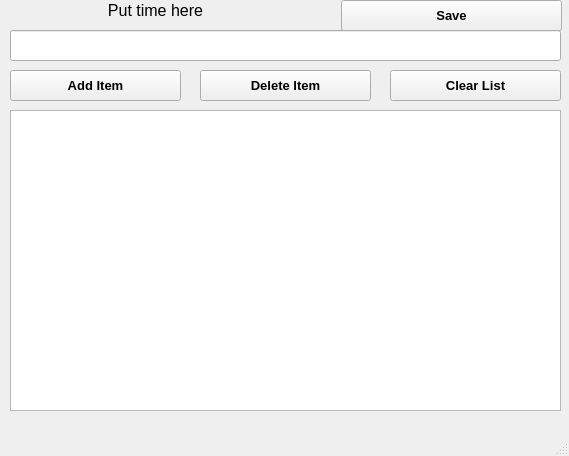
<?xml version="1.0" encoding="UTF-8"?>
<ui version="4.0">
 <class>Todo_List</class>
 <widget class="QMainWindow" name="Todo_List">
  <property name="geometry">
   <rect>
    <x>0</x>
    <y>0</y>
    <width>569</width>
    <height>456</height>
   </rect>
  </property>
  <property name="windowTitle">
   <string>Todo List</string>
  </property>
  <property name="windowOpacity">
   <double>1.000000000000000</double>
  </property>
  <widget class="QWidget" name="centralwidget">
   <widget class="QLineEdit" name="listEdit">
    <property name="geometry">
     <rect>
      <x>10</x>
      <y>30</y>
      <width>551</width>
      <height>31</height>
     </rect>
    </property>
   </widget>
   <widget class="QLabel" name="timeLabel">
    <property name="geometry">
     <rect>
      <x>10</x>
      <y>0</y>
      <width>291</width>
      <height>21</height>
     </rect>
    </property>
    <property name="font">
     <font>
      <pointsize>12</pointsize>
     </font>
    </property>
    <property name="text">
     <string>Put time here</string>
    </property>
    <property name="alignment">
     <set>Qt::AlignCenter</set>
    </property>
   </widget>
   <widget class="QPushButton" name="addButton">
    <property name="geometry">
     <rect>
      <x>10</x>
      <y>70</y>
      <width>171</width>
      <height>31</height>
     </rect>
    </property>
    <property name="font">
     <font>
      <pointsize>10</pointsize>
      <weight>75</weight>
      <bold>true</bold>
     </font>
    </property>
    <property name="text">
     <string>Add Item</string>
    </property>
   </widget>
   <widget class="QPushButton" name="pushButton_2">
    <property name="geometry">
     <rect>
      <x>390</x>
      <y>70</y>
      <width>171</width>
      <height>31</height>
     </rect>
    </property>
    <property name="font">
     <font>
      <pointsize>10</pointsize>
      <weight>75</weight>
      <bold>true</bold>
     </font>
    </property>
    <property name="text">
     <string>Clear List</string>
    </property>
   </widget>
   <widget class="QPushButton" name="pushButton_3">
    <property name="geometry">
     <rect>
      <x>200</x>
      <y>70</y>
      <width>171</width>
      <height>31</height>
     </rect>
    </property>
    <property name="font">
     <font>
      <pointsize>10</pointsize>
      <weight>75</weight>
      <bold>true</bold>
     </font>
    </property>
    <property name="text">
     <string>Delete Item</string>
    </property>
   </widget>
   <widget class="QListWidget" name="listWidget">
    <property name="geometry">
     <rect>
      <x>10</x>
      <y>110</y>
      <width>551</width>
      <height>301</height>
     </rect>
    </property>
    <property name="font">
     <font>
      <pointsize>10</pointsize>
     </font>
    </property>
   </widget>
   <widget class="QPushButton" name="saveButton">
    <property name="geometry">
     <rect>
      <x>341</x>
      <y>0</y>
      <width>221</width>
      <height>31</height>
     </rect>
    </property>
    <property name="font">
     <font>
      <pointsize>10</pointsize>
      <weight>75</weight>
      <bold>true</bold>
     </font>
    </property>
    <property name="text">
     <string>Save</string>
    </property>
   </widget>
  </widget>
  <widget class="QMenuBar" name="menubar">
   <property name="geometry">
    <rect>
     <x>0</x>
     <y>0</y>
     <width>569</width>
     <height>21</height>
    </rect>
   </property>
  </widget>
  <widget class="QStatusBar" name="statusbar"/>
 </widget>
 <resources/>
 <connections/>
</ui>
